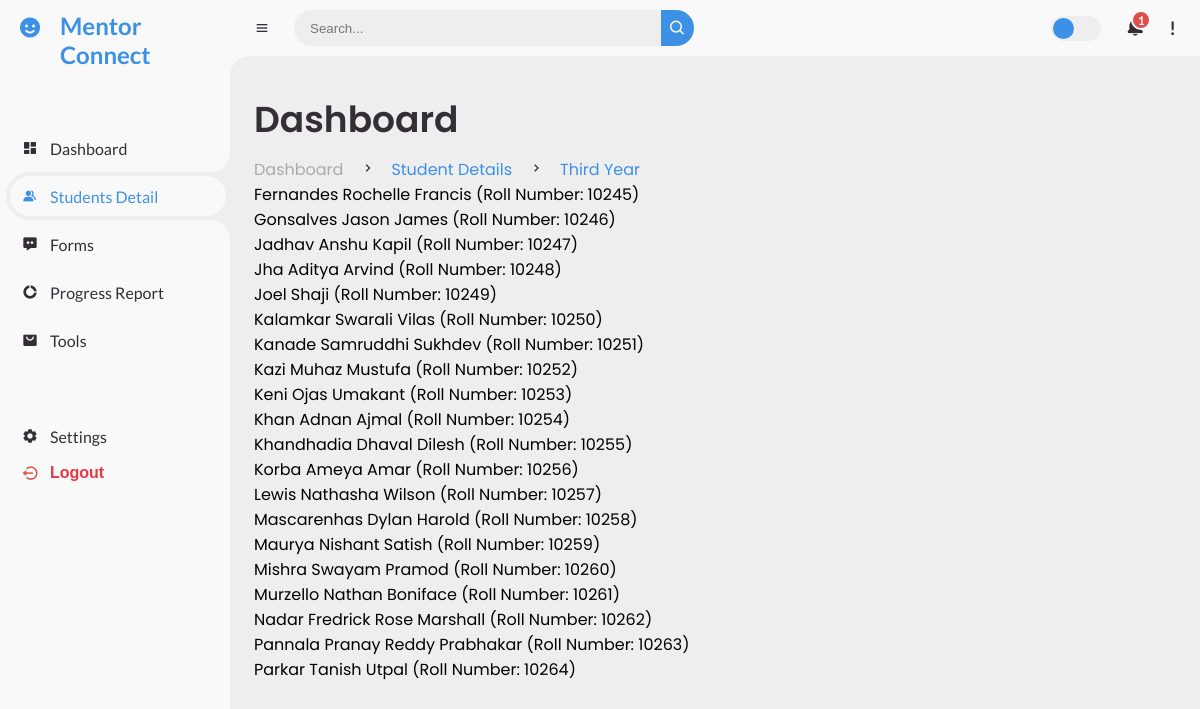
/student_detail/TE, run on the app's committed database.
### mentor/models.py (models this page shows, shortened)
class Student(models.Model):
    name = models.CharField(max_length=100)
    gender = models.CharField(max_length=10)
    year = models.CharField(max_length=10)  # SE, TE, etc.
    semester = models.IntegerField()  # Sem value
    roll_number = models.CharField(max_length=10)  # Roll number from CSV
    branch = models.CharField(max_length=50)  # Branch like CE, IT, etc.
    division = models.CharField(max_length=1)  # Div value (e.g., B)

### mentor/views.py (the view)
# urls.py: path('student_detail/TE', views.TE, name='TE'),
def TE(request):
    te_students = Student.objects.filter(year="TE ")
    return render(request, 'te.html', {'te_students': te_students})

### templates/te.html (shortened to what this page needs)
{% extends 'base.html' %}
{% block content %}
<div class="head-title">
    <div class="left">
        <h1>Dashboard</h1>
        <ul class="breadcrumb">
            <li>
                <a href="#">Dashboard</a>
            </li>
            <li><i class='bx bx-chevron-right'></i></li>
            <li>
                <a class="active" href="#">Student Details</a>
            </li>
            <li><i class='bx bx-chevron-right'></i></li>
            <li>
                <a class="active" href="#">Third Year</a>
            </li>
        </ul>
        <ul>
            {% for student in te_students %}
                <li>{{ student.name }} (Roll Number: {{ student.roll_number }})</li>
            {% empty %}
                <li>No students found in TE.</li>
            {% endfor %}
        </ul>
    </div>
</div>
{% endblock %}

### static/CSS/mentor_dashboard.css (style rules this page uses)
* { margin: 0; padding: 0; box-sizing: border-box; }
a { text-decoration: none; }
li { list-style: none; }
:root { --poppins: "Poppins", sans-serif; --lato: "Lato", sans-serif; --light: #f9f9f9; --blue: #3c91e6; --light-blue: #cfe8ff; --grey: #eee; --dark-grey: #aaaaaa; --dark: #342e37; --red: #db504a; --yellow: #ffce26; --light-yellow: #fff2c6; --orange: #fd7238; --light-orange: #ffe0d3; }
html { overflow-x: hidden; }
body { background: var(--grey); overflow-x: hidden; }
#content main .head-title { display: flex; align-items: center; justify-content: space-between; grid-gap: 16px; flex-wrap: wrap; }
#content main .head-title .left h1 { font-size: 36px; font-weight: 600; margin-bottom: 10px; color: var(--dark); }
#content main .head-title .left .breadcrumb { display: flex; align-items: center; grid-gap: 16px; }
#content main .head-title .left .breadcrumb li { color: var(--dark); }
#content main .head-title .left .breadcrumb li a { color: var(--dark-grey); pointer-events: none; }
#content main .head-title .left .breadcrumb li a.active { color: var(--blue); pointer-events: unset; }
ul { list-style-type: none; padding: 0; margin: 0; }

### templates/te.html (style rules this page uses)
#content main .head-title { display: flex; align-items: center; justify-content: space-between; grid-gap: 16px; flex-wrap: wrap; }
#content main .head-title .left h1 { font-size: 36px; font-weight: 600; margin-bottom: 10px; color: var(--dark); }
#content main .head-title .left .breadcrumb { display: flex; align-items: center; grid-gap: 16px; }
#content main .head-title .left .breadcrumb li { color: var(--dark); }
#content main .head-title .left .breadcrumb li a { color: var(--dark-grey); pointer-events: none; }
#content main .head-title .left .breadcrumb li a.active { color: var(--blue); pointer-events: unset; }

### data on the page
Student: name "Fernandes Rochelle Francis", roll_number "10245"
Student: name "Gonsalves Jason James", roll_number "10246"
Student: name "Jadhav Anshu Kapil", roll_number "10247"
Student: name "Jha Aditya Arvind", roll_number "10248"
Student: name "Joel Shaji", roll_number "10249"
Student: name "Kalamkar Swarali Vilas", roll_number "10250"
Student: name "Kanade Samruddhi Sukhdev", roll_number "10251"
Student: name "Kazi Muhaz Mustufa", roll_number "10252"
Student: name "Keni Ojas Umakant", roll_number "10253"
Student: name "Khan Adnan Ajmal", roll_number "10254"
Student: name "Khandhadia Dhaval Dilesh", roll_number "10255"
Student: name "Korba Ameya Amar", roll_number "10256"
Student: name "Lewis Nathasha Wilson", roll_number "10257"
Student: name "Mascarenhas Dylan Harold", roll_number "10258"
Student: name "Maurya Nishant Satish", roll_number "10259"
Student: name "Mishra Swayam Pramod", roll_number "10260"
Student: name "Murzello Nathan Boniface", roll_number "10261"
Student: name "Nadar Fredrick Rose Marshall", roll_number "10262"
Student: name "Pannala Pranay Reddy Prabhakar", roll_number "10263"
Student: name "Parkar Tanish Utpal", roll_number "10264"
